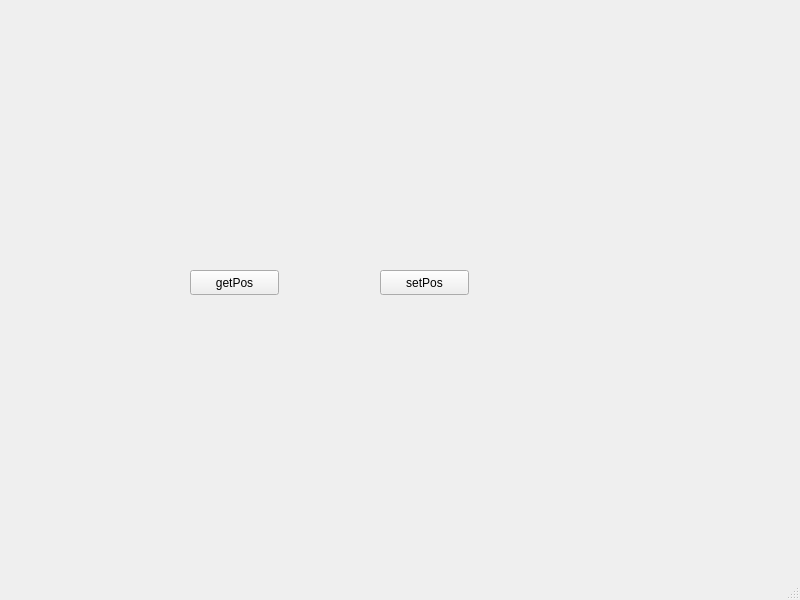
<?xml version="1.0" encoding="UTF-8"?>
<ui version="4.0">
 <class>MainWindow</class>
 <widget class="QMainWindow" name="MainWindow">
  <property name="geometry">
   <rect>
    <x>0</x>
    <y>0</y>
    <width>800</width>
    <height>600</height>
   </rect>
  </property>
  <property name="windowTitle">
   <string>MainWindow</string>
  </property>
  <widget class="QWidget" name="centralwidget">
   <widget class="MyControl" name="widget" native="true">
    <property name="geometry">
     <rect>
      <x>150</x>
      <y>60</y>
      <width>421</width>
      <height>91</height>
     </rect>
    </property>
   </widget>
   <widget class="QPushButton" name="pushButton">
    <property name="geometry">
     <rect>
      <x>190</x>
      <y>270</y>
      <width>89</width>
      <height>25</height>
     </rect>
    </property>
    <property name="text">
     <string>getPos</string>
    </property>
   </widget>
   <widget class="QPushButton" name="pushButton_2">
    <property name="geometry">
     <rect>
      <x>380</x>
      <y>270</y>
      <width>89</width>
      <height>25</height>
     </rect>
    </property>
    <property name="text">
     <string>setPos</string>
    </property>
   </widget>
   <widget class="MyControl" name="widget_2" native="true">
    <property name="geometry">
     <rect>
      <x>150</x>
      <y>370</y>
      <width>421</width>
      <height>80</height>
     </rect>
    </property>
   </widget>
  </widget>
  <widget class="QMenuBar" name="menubar">
   <property name="geometry">
    <rect>
     <x>0</x>
     <y>0</y>
     <width>800</width>
     <height>26</height>
    </rect>
   </property>
  </widget>
  <widget class="QStatusBar" name="statusbar"/>
 </widget>
 <customwidgets>
  <customwidget>
   <class>MyControl</class>
   <extends>QWidget</extends>
   <header location="global">mycontrol.h</header>
   <container>1</container>
  </customwidget>
 </customwidgets>
 <resources/>
 <connections/>
</ui>
